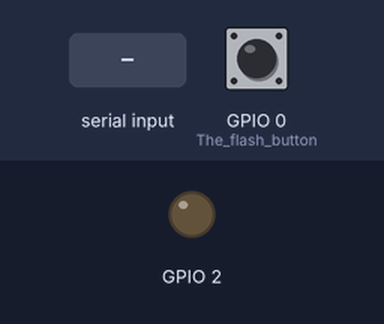
Recording of a sketch running on a simulated ESP8266 (NodeMCU). On the bench: output pins drawn as LEDs (lit = HIGH). Inputs (shaded band) come from the test bench; at power-on: GPIO 0 (The_flash_button) HIGH. WiFi joins after 1.5 s; servers stay silent unless stated; EEPROM starts erased; what the sketch prints to the serial monitor is not drawn.

Above: at 0.0 s.
At 3.2 s:
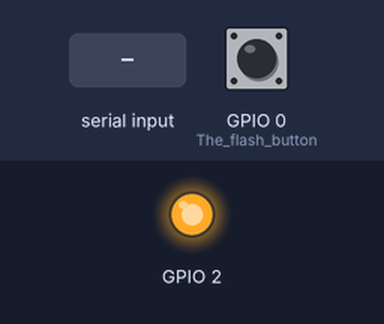
3.3 s: "," received over Serial
4.8 s: "1" received over Serial
6.3 s: "0" received over Serial
Timing chart, 0 to 9.3 s (numbered marks = the images above; inputs shaded):
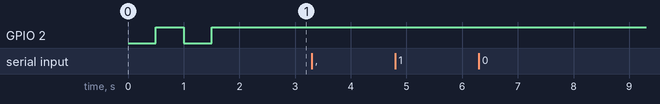

The sketch:

PwrEsp8266.ino
```cpp
/* ---------------------------------------------------- */
/*  Modifica esempio Udp per comunicare con Mcp39F511   */
/*  per raccogliere dati sul consumo di potenza         */
/* ---------------------------------------------------- */


#include <ESP8266WiFi.h>
#include <ESP8266LLMNR.h>
#include <WiFiUdp.h>
#include <EEPROM.h>

#define UDPBUFSIZE  1024                                // Max is 8192
#define UARTBUFSIZE 128                                 // default

unsigned  localPort = 65500;                            // local port to listen/response UDP
char      UdpBuf    [UDPBUFSIZE + 1];                   //buffer for Udp packet
char      UartBuf   [UARTBUFSIZE + 1];                  //buffer for Serial packet
WiFiUDP   Udp;                                          // Udp instance

// ================================================================================
//                          ******** BOOTING ********
// ================================================================================
void setup()
{
 bool led = true;                                       // local flag for led blinking
 char name[32],ssid[32],pwd[32];                        // SSID,password and host name

 pinMode(LED_BUILTIN, OUTPUT);                          // Initialize the LED_BUILTIN pin as an output
 pinMode(0, INPUT);                                     // The flash button

 // Initialization of serial and eeprom
 Serial.begin       (115200);                           // Init Uart @ 115200,n,8,1
 EEPROM.begin       (512);                              // Allocate 512 Bytes of flash for eeprom emulator
 // Read the entire allocated buffer of credentials (zero filled at write)
 for (byte lp = 0; lp < sizeof(name); lp++) name[lp] = EEPROM.read(lp);
 for (byte lp = 0; lp < sizeof(ssid); lp++) ssid[lp] = EEPROM.read(lp + sizeof(name));
 for (byte lp = 0; lp < sizeof(pwd);  lp++) pwd [lp] = EEPROM.read(lp + sizeof(name) + sizeof(ssid));
 /*
 Serial.println("");                                    // $$$$$$$$$$$$$$$$$$$
 Serial.printf("name [%s]\n",name);                     // $$$$$$$$$$$$$$$$$$$
 Serial.printf("ssid [%s]\n",ssid);                     // $$$$$$$$$$$$$$$$$$$
 Serial.printf("pwd  [%s]\n",pwd);                      // $$$$$$$$$$$$$$$$$$$
 */
 // boot delay
 delay(500);
 byte nretry = 0;
 // Something of plausible on parameters try to connect
 if (name[0] && ssid[0] && pwd[0])
    {
     WiFi.mode          (WIFI_STA);                     // Mode Station
     WiFi.setHostname   (name);                         // Assign module name
     WiFi.setSleepMode  (WIFI_LIGHT_SLEEP,1);           // Modem sleep
     WiFi.begin         (ssid, pwd);                    // Credentials
     nretry = 40;                                       // 20 secs to try connection
     // Try for N times else exit to config
     while (--nretry && (WiFi.status() != WL_CONNECTED))
           {
            digitalWrite(LED_BUILTIN,led); led = !led; delay(500);
            // Press Button
            if (!digitalRead(0)) {nretry = 0; break;}
           }
    }
 // If timeout occour, retry value will be zero.
 // Enter into config loop to wait a serial string for save HostName and credentials to save on EEPROM

 while (!nretry)
       {
        byte n,lp,lp1;
        if(( n = Serial.available()) > 16)              // at least 16 bytes
          {
           // Zero fill credentials
           memset(name,0,sizeof(name)); memset(ssid,0,sizeof(ssid)); memset(pwd ,0,sizeof(pwd));
           Serial.readBytes(UartBuf, n);
           // Remove All spaces or tabs from string
           for (lp = 0; lp < n; lp++)
               if ((UartBuf[lp] == ' ') || (UartBuf[lp] == '\t'))
                  {
                   for ( lp1 = lp; lp1 < n; lp1++) UartBuf[lp1] = UartBuf[lp1+1];
                   lp--;  n--;
                  }
           // scan for 1st comma, save in lowercase the hostname
           for (lp = 0; lp < n; lp++)
               {
                if (UartBuf[lp] == ',')  {lp++; break;}
                 else                     name[lp] = tolower(UartBuf[lp]);
               }
           // scan for 2nd comma, save ssid
           for ( lp1 = 0; lp < n; lp++, lp1++)
               {
                if (UartBuf[lp] == ',')  {lp++; break;}
                 else                     ssid[lp1] = UartBuf[lp];
               }
           // remaining is pwd
           for ( lp1 = 0; lp < n; lp++, lp1++)
               {
                if (UartBuf[lp] == 0)     break;
                 else                     pwd[lp1] = UartBuf[lp];
               }
           // save on EEPROM the string WITHOUT ANY CHECK
           for (lp = 0; lp < sizeof(name); lp++) EEPROM.write(lp, name[lp]);
           for (lp = 0; lp < sizeof(ssid); lp++) EEPROM.write(lp + sizeof(name), ssid[lp]);
           for (lp = 0; lp < sizeof(pwd);  lp++) EEPROM.write(lp + sizeof(name) + sizeof(name), pwd[lp]);
           digitalWrite(LED_BUILTIN,false);
           // save on flash from location zero, if ok, reset else stop with led on
           if (EEPROM.commit()) {delay(500); ESP.reset();}
            else                 while(true);
          }
        // fast blink of led to show configuration mode
        led = !led; digitalWrite(LED_BUILTIN,!led);
        delay(50);
       }

 led = false; digitalWrite(LED_BUILTIN,!led);
 // Initiate Udp Object (assume LocalIp same of Wifi.LocalIP)
 Udp.begin(localPort);                                            // Start UDP service
 LLMNR.begin(name);                                               // Start LLMNR service (recognize ONLY lower chars!!)
}

// ================================================================================
//                          ******** LOOPBACK ********
// ================================================================================

void loop()
{
 short n;
 // if there's data available, read a packet
 if ((n = Udp.parsePacket()) > 0)
    {
     // read the packet into packetBufffer (put a terminator in any case)
     n = Udp.read(UdpBuf, UDPBUFSIZE);  UdpBuf[n] = 0;
     digitalWrite(LED_BUILTIN,false); delay(5); digitalWrite(LED_BUILTIN,true);
     // Parse the Udp Command received and write on uart the relative message to mcp32f511x

     memcpy(UartBuf,UdpBuf,n);  // >>>>>>>>>>>  will be parser result <<<<<<<<<<<<<
     // send message via Uart
     Serial.write(UartBuf,n);
     // Flash led and wait time for response
     digitalWrite(LED_BUILTIN,false); delay(1); digitalWrite(LED_BUILTIN,true); delay(15);
    }
 // There is something on rx buffer, echo n UDP
 if ((n = Serial.available()) > 0)
   {
    // Get data
    Serial.readBytes(UartBuf, n);
    // send back via UDP
    Udp.beginPacket(Udp.remoteIP(), Udp.remotePort()); Udp.write(UartBuf, n); Udp.endPacket();
    // Flash blink led
    digitalWrite(LED_BUILTIN,false); delay(1); digitalWrite(LED_BUILTIN,true);
   }
 delay(50);
}
```
